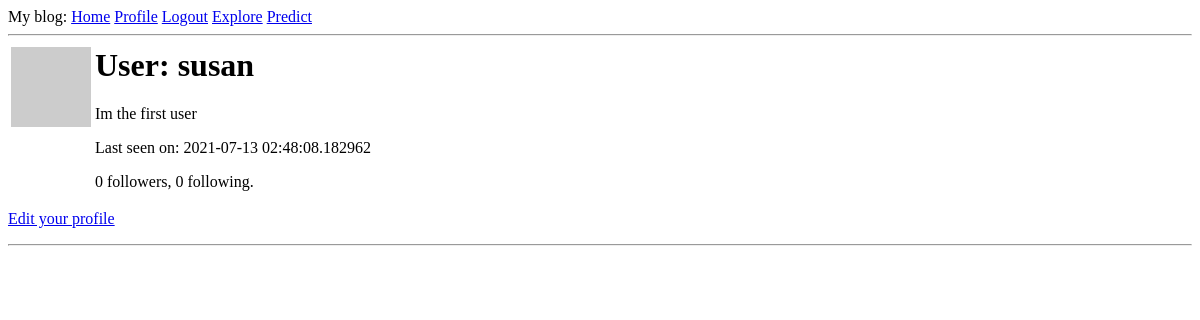
Before: /user/susan (signed in) with the older database file.
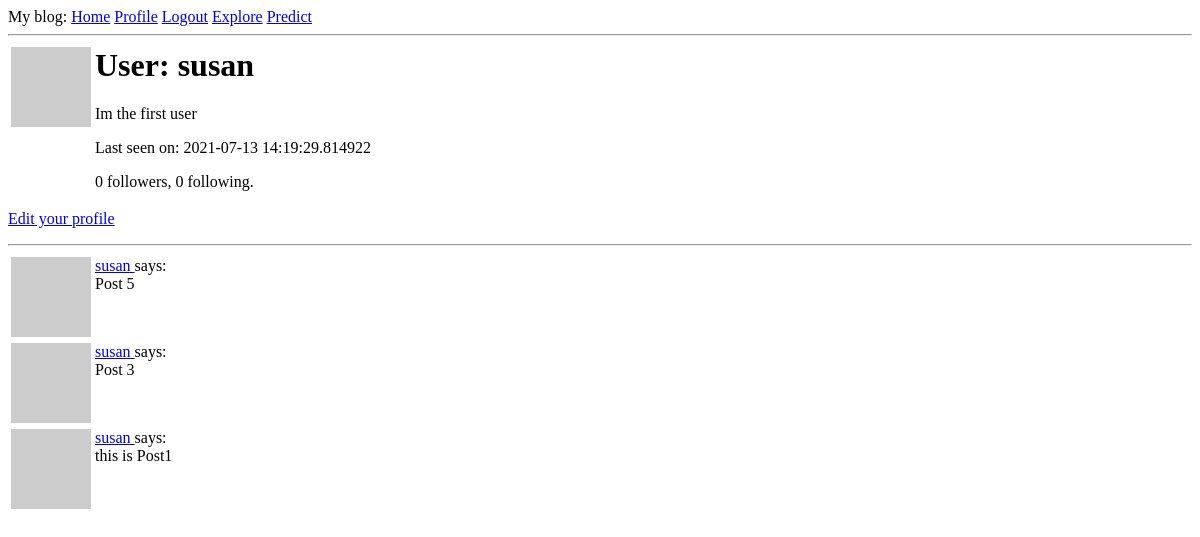
After: the same page with the newer database file.
### web_app/app/models.py (models this page shows, shortened)
class User(UserMixin, db.Model):
    id = db.Column(db.Integer, primary_key=True)
    username = db.Column(db.String(64), index=True, unique=True)
    email = db.Column(db.String(120), index=True, unique=True)
    password_hash = db.Column(db.String(128))
    posts = db.relationship('Post', backref='user', lazy='dynamic')
    about_me = db.Column(db.String(140))
    last_seen = db.Column(db.DateTime, default=datetime.utcnow)
    def avatar(self, size):
        digest = md5(self.email.lower().encode('utf-8')).hexdigest()
        return 'https://www.gravatar.com/avatar/{}?d=identicon&s={}'.format(digest, size)
    followed = db.relationship(
        'User', secondary=followers,
        primaryjoin=(followers.c.follower_id == id),
        secondaryjoin=(followers.c.followed_id == id),
        backref=db.backref('followers', lazy='dynamic'), lazy='dynamic')

class Post(db.Model):
    id = db.Column(db.Integer, primary_key=True)
    body = db.Column(db.String(140))
    timestamp = db.Column(db.DateTime, index=True, default=datetime.utcnow)
    user_id = db.Column(db.Integer, db.ForeignKey('user.id'))

### web_app/app/routes.py (the view)
@app.route('/user/<username>')
@login_required
def user(username):
    user = User.query.filter_by(username=username).first_or_404()
    page = request.args.get('page', 1, type=int)
    posts = user.posts.order_by(Post.timestamp.desc()).paginate(page, Config.POSTS_PER_PAGE, False)
    next_url = url_for('user', username=user.username, page=posts.next_num) if posts.has_next else None
    prev_url = url_for('user', username=user.username, page=posts.prev_num) if posts.has_prev else None
    form = EmptyForm()
    return render_template('user.html', user=user, posts=posts.items, next_url=next_url, prev_url=prev_url, form=form)

### web_app/app/models.py (called while the page is built)
@login.user_loader
def load_user(id):
    return User.query.get(int(id))

### web_app/app/routes.py (called while the page is built)
@app.before_request
def before_request():
    if current_user.is_authenticated:
        current_user.last_seen = datetime.utcnow()
        db.session.commit()

### web_app/app/templates/user.html (shortened to what this page needs)
{% extends "base.html" %}
{% block content %}
    <table>
        <tr valign="top">
            <td><img src="{{ user.avatar(126) }}"></td>
            <td>
                <h1>User: {{ user.username }}</h1>
                {% if user.about_me %}<p>{{ user.about_me }}</p>{% endif %}
                {% if user.last_seen %}<p>Last seen on: {{ user.last_seen }}</p>{% endif %}
                <p>{{ user.followers.count() }} followers, {{ user.followed.count() }} following.</p>
            </td>
        </tr>
    </table>
    {% if user == current_user %}
    <p><a href= "{{ url_for('edit_profile') }}">Edit your profile</a></p>
    {% endif %}
    <hr>
        {% for post in posts %}
            {% include '_post.html' %}
        {% endfor %}
{% endblock %}

### web_app/app/templates/_post.html
<table>
    <tr valign="top">
        <td><img src="{{ post.user.avatar(20) }}"></td>
        <td>
            <a href="{{ url_for('user', username=post.user.username) }}">
                {{ post.user.username }}
            </a>
            says: <br> {{ post.body }}
        </td>
    </tr>
</table>

Changed rows visible on the page:
changed User "susan": last_seen "2021-07-13 02:48:08.182962" → "2021-07-13 14:19:29.814922"
added Post: user.username "susan", body "Post 5"
added Post: user.username "susan", body "Post 3"
added Post: user.username "susan", body "this is Post1"
